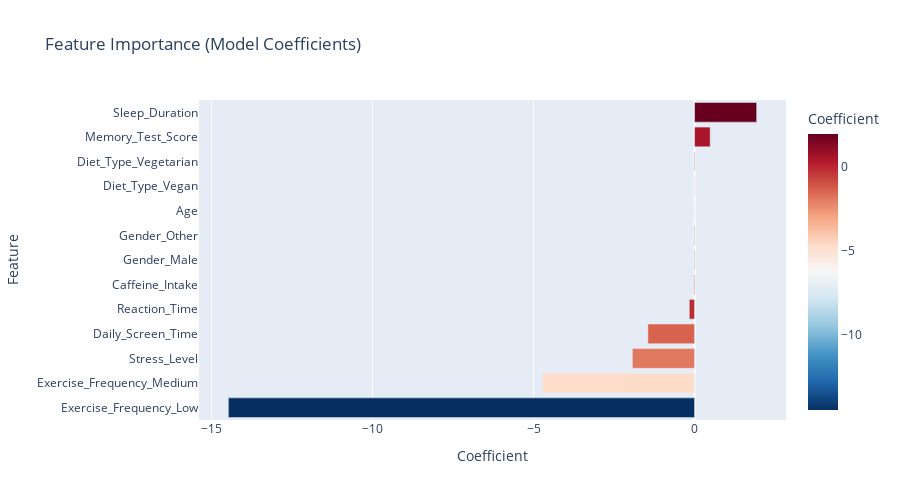

Notebook code cell kept with this figure:
### Code cell
fig = px.bar(
    coef_df,
    x='Coefficient',
    y='Feature',
    orientation='h',
    title='Feature Importance (Model Coefficients)',
    color='Coefficient',
    color_continuous_scale='RdBu_r'
)
fig.update_layout(height=500, yaxis={'categoryorder': 'total ascending'})
fig.show()

### Figure 1 — Plotly figure (JSON) as saved in the notebook; plotly's stock layout.template omitted (floating-point values rounded to 4 significant figures)
{"data": [{"hovertemplate": "Coefficient=%{marker.color}<br>Feature=%{y}<extra></extra>", "legendgroup": "", "marker": {"color": [-14.48, -4.711, -1.932, 1.928, -1.45, 0.4847, -0.1637, -0.01925, -0.01455, 0.01449, -0.0132, 0.005881, 0.0001949], "coloraxis": "coloraxis", "pattern": {"shape": ""}}, "name": "", "orientation": "h", "showlegend": false, "textposition": "auto", "type": "bar", "x": [-14.48, -4.711, -1.932, 1.928, -1.45, 0.4847, -0.1637, -0.01925, -0.01455, 0.01449, -0.0132, 0.005881, 0.0001949], "xaxis": "x", "y": ["Exercise_Frequency_Low", "Exercise_Frequency_Medium", "Stress_Level", "Sleep_Duration", "Daily_Screen_Time", "Memory_Test_Score", "Reaction_Time", "Caffeine_Intake", "Gender_Male", "Diet_Type_Vegetarian", "Gender_Other", "Diet_Type_Vegan", "Age"], "yaxis": "y"}], "layout": {"barmode": "relative", "coloraxis": {"colorbar": {"title": {"text": "Coefficient"}}, "colorscale": [[0, "rgb(5,48,97)"], [0.1, "rgb(33,102,172)"], [0.2, "rgb(67,147,195)"], [0.3, "rgb(146,197,222)"], [0.4, "rgb(209,229,240)"], [0.5, "rgb(247,247,247)"], [0.6, "rgb(253,219,199)"], [0.7, "rgb(244,165,130)"], [0.8, "rgb(214,96,77)"], [0.9, "rgb(178,24,43)"], [1, "rgb(103,0,31)"]]}, "height": 500, "legend": {"tracegroupgap": 0}, "title": {"text": "Feature Importance (Model Coefficients)"}, "xaxis": {"anchor": "y", "domain": [0, 1], "title": {"text": "Coefficient"}}, "yaxis": {"anchor": "x", "categoryorder": "total ascending", "domain": [0, 1], "title": {"text": "Feature"}}}}
